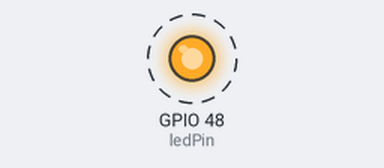
The sketch below on a simulated Seeed XIAO ESP32-C3. Shown: output pins drawn as LEDs (lit = HIGH). Dashed ring = blinking. WiFi joins after 1.5 s; servers stay silent unless stated; a WiFi scan finds three made-up networks; what the sketch prints to the serial monitor is not drawn.

Above: at 4.7 s.
Timing chart, 0 to 7.5 s (numbered marks = the images above):
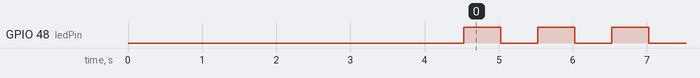

Measured:
- by itself, GPIO 48 (ledPin): alternates HIGH for 0.50 s and LOW for 0.50 s

The sketch:

wifi_server.ino
```cpp
#include <WiFi.h>

// --- WiFi設定 ---

//const char* ssid     = "TP-Link_7392";         // ←自宅WiFiに変更
//const char* password = "59258056"; // ←自宅WiFiに変更
const char* ssid     = "TP-Link_7392_Guest";         // ←自宅WiFiに変更
const char* password = "pochipochi"; // ←自宅WiFiに変更
//const char* ssid     = "masaki's iPhone v3";         // ←自宅WiFiに変更
//const char* password = "kumanopusan"; // ←自宅WiFiに変更

WiFiServer server(80);  // ポート80でサーバー起動

// --- LED用ピン（外部LED接続の場合） ---
const int ledPin = LED_BUILTIN; // 内蔵LEDは赤LEDなので点滅確認用に外部LEDを使うこと推奨


// Convert WiFi status to human-readable string
const char* getWiFiStatusString(wl_status_t status) {
  switch (status) {
    case WL_CONNECTED:      return "WL_CONNECTED (3) - Connected";
    case WL_NO_SSID_AVAIL:  return "WL_NO_SSID_AVAIL (2) - SSID Not Found";
    case WL_CONNECT_FAILED: return "WL_CONNECT_FAILED (4) - Auth Failed";
    case WL_IDLE_STATUS:    return "WL_IDLE_STATUS (0) - Idle";
    case WL_DISCONNECTED:   return "WL_DISCONNECTED (6) - Disconnected";
    default:                return "UNKNOWN_STATUS";
  }
}

void setup() {
  // シリアル初期化
  Serial.begin(115200);
  delay(1000); // 書き込み直後でも出力確認できるように少し待つ

  // LEDピン初期化
  pinMode(ledPin, OUTPUT);


  Serial.println("Starting Wi-Fi scan...");

  // Wi-Fiスキャン実行
  int n = WiFi.scanNetworks();
  Serial.printf("Found %d networks:\n", n);

  for (int i = 0; i < n; i++) {
    Serial.printf("%d: SSID: %s, RSSI: %d dBm, Channel: %d\n",
                  i + 1,
                  WiFi.SSID(i).c_str(),
                  WiFi.RSSI(i),
                  WiFi.channel(i));
  }

  Serial.println("Scan complete.");

  // WiFi接続
  Serial.println("Starting XIAO ESP32-C3 WiFi server demo...");
  Serial.print("Connecting to WiFi: ");
  Serial.println(ssid);
  WiFi.begin(ssid, password);

  // 接続待ち
  while (WiFi.status() != WL_CONNECTED) {
    delay(500);
    Serial.print("Attempting connection, status: ");
    Serial.print(WiFi.status());  // 接続状況のコードを表示
    Serial.println(getWiFiStatusString(WiFi.status()));
    Serial.print(".");
  }

  Serial.println("");
  Serial.println("WiFi connected!");
  Serial.print("IP address: ");
  Serial.println(WiFi.localIP());

  // サーバー開始
  server.begin();
  Serial.println("Server started, waiting for clients...");
}

void loop() {
  // LEDを0.5秒周期で点滅
  digitalWrite(ledPin, HIGH);
  delay(500);
  digitalWrite(ledPin, LOW);
  delay(500);

  // クライアント接続待ち
  WiFiClient client = server.available();
  if (client) {
    Serial.println("New client connected");

    // 受信リクエストを読み飛ばす（ブラウザは最初にGETリクエストを送信します）
    while (client.connected() && client.available()) {
      String line = client.readStringUntil('\n');
      //Serial.println(line); // デバッグ用
    }

    // HTTPレスポンス送信
    client.print("HTTP/1.1 200 OK\r\n");
    client.print("Content-Type: text/html\r\n");
    client.print("Connection: close\r\n");  // ブラウザに切断を通知
    client.print("\r\n");                  // ヘッダ終わりの空行
    client.print("<!DOCTYPE html><html><body>");
    client.print("<h1>Hello from XIAO ESP32-C3!</h1>");
    client.print("<p>This is a test page.</p>");
    client.print("</body></html>\r\n");

    delay(1);
    client.stop();
    Serial.println("Client disconnected");
  }
}
```
